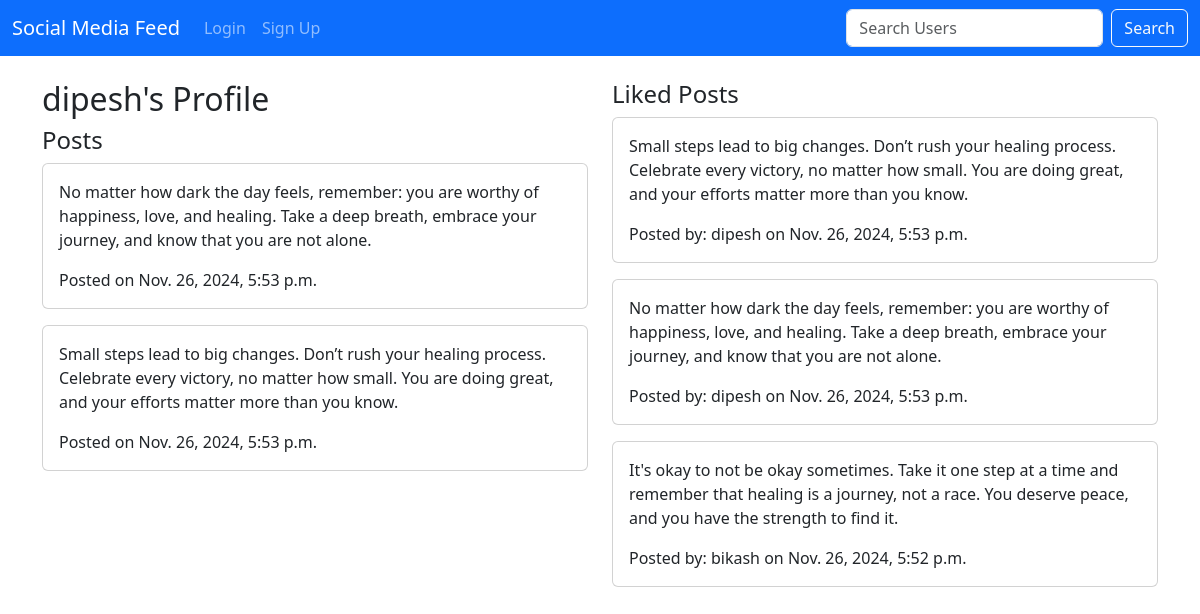
The app's page /profile/dipesh/ with its own data.
### core/models.py (models this page shows, shortened)
class Post(models.Model):
    content = models.TextField()
    user = models.ForeignKey(User, on_delete=models.CASCADE, related_name='posts')
    created_at = models.DateTimeField(auto_now_add=True)
    updated_at = models.DateTimeField(auto_now=True)

class Like(models.Model):
    user = models.ForeignKey(User, on_delete=models.CASCADE, related_name='likes')
    post = models.ForeignKey(Post, on_delete=models.CASCADE, related_name='likes')

### core/views.py (the view)
# urls.py: re_path(r'^profile/(?!change-username/)(?P<username>\w+)/$', views.user_profile, name='user_profile'),
def user_profile(request, username):
    user = get_object_or_404(User, username=username)
    posts = Post.objects.filter(user=user)
    likes = Like.objects.filter(user=user)
    context = {
        'profile_user': user,
        'posts': posts,
        'likes': likes,
    }
    return render(request, 'user_profile.html', context)

### core/templates/user_profile.html (shortened to what this page needs)
{% extends 'base.html' %}
{% block content %}
  <div class="row">
    <div class="col-md-6">
      <h2>{{ profile_user.username }}'s Profile</h2>
      <h4>Posts</h4>
      {% for post in posts %}
        <div class="card mb-3">
          <div class="card-body">
            <p class="card-text">{{ post.content }}</p>
            <p class="card-text">Posted on {{ post.created_at }}</p>
          </div>
        </div>
        {% empty %}
        <p>No posts yet.</p>
      {% endfor %}
    </div>
    <div class="col-md-6">
      <h4>Liked Posts</h4>
      {% for like in likes %}
        <div class="card mb-3">
          <div class="card-body">
            <p class="card-text">{{ like.post.content }}</p>
            <p class="card-text">Posted by: {{ like.post.user.username }} on {{ like.post.created_at }}</p>
          </div>
        </div>
        {% empty %}
        <p>No liked posts yet.</p>
      {% endfor %}
    </div>
  </div>
{% endblock %}

### records on screen
Post: content "No matter how dark the day feels, remember: you are worthy of happiness, love, and healing. Take a deep breath, embrace your journey, and know that you are not alone.", created_at "Nov. 26, 2024, 5:53 p.m."
Post: content "Small steps lead to big changes. Don’t rush your healing process. Celebrate every victory, no matter how small. You are doing great, and your efforts matter more than you know.", created_at "Nov. 26, 2024, 5:53 p.m."
Like: post.content "Small steps lead to big changes. Don’t rush your healing process. Celebrate every victory, no matter how small. You are doing great, and your efforts matter more than you know.", post.user.username "dipesh", post.created_at "Nov. 26, 2024, 5:53 p.m."
Like: post.content "No matter how dark the day feels, remember: you are worthy of happiness, love, and healing. Take a deep breath, embrace your journey, and know that you are not alone.", post.user.username "dipesh", post.created_at "Nov. 26, 2024, 5:53 p.m."
Like: post.content "It's okay to not be okay sometimes. Take it one step at a time and remember that healing is a journey, not a race. You deserve peace, and you have the strength to find it.", post.user.username "bikash", post.created_at "Nov. 26, 2024, 5:52 p.m."

### other values on screen
{{ profile_user.username }} "dipesh"
